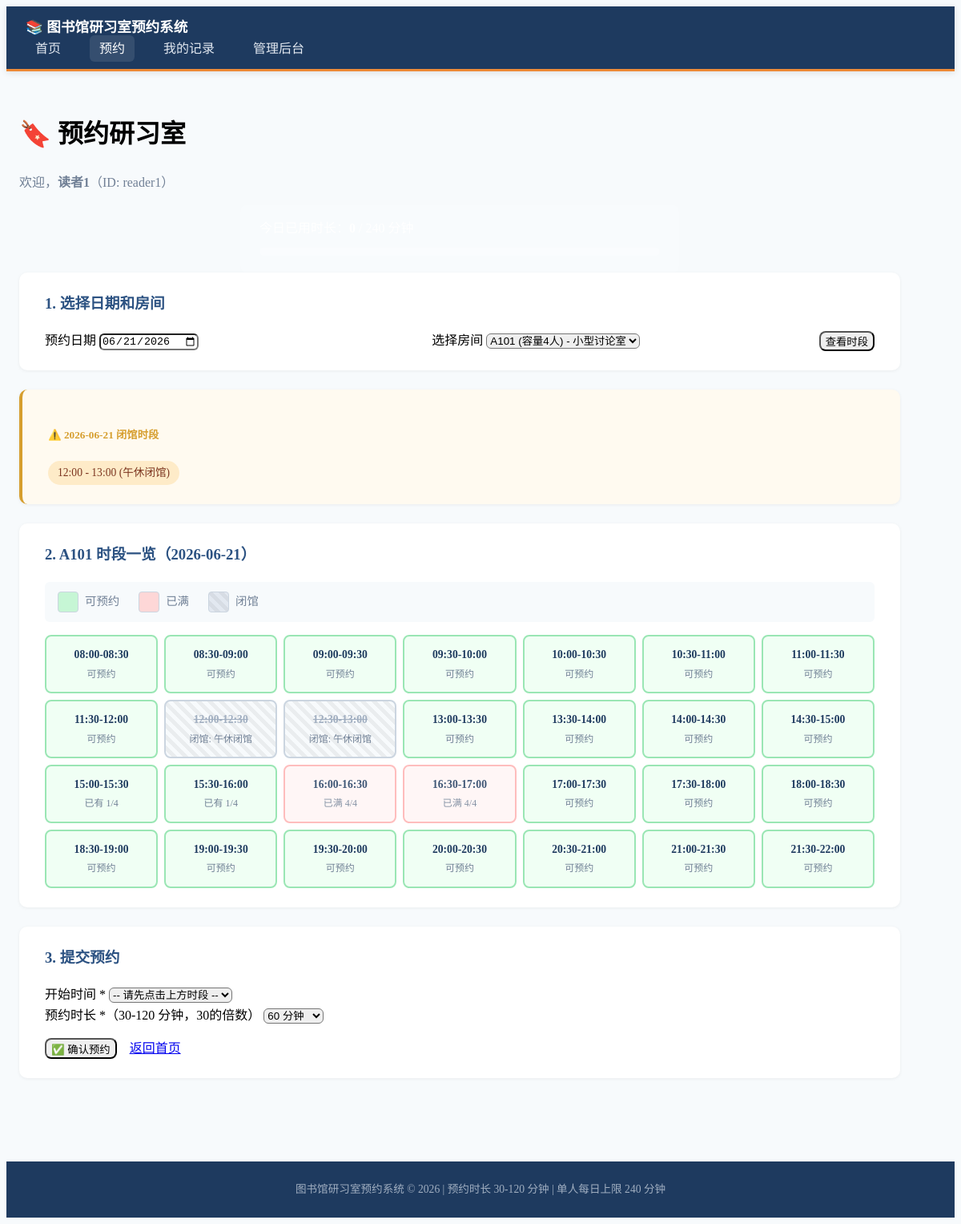
/book?user_id=reader1&user_name=读者1&room_id=1&selected_date=2026-06-21, run on the app's committed database.
### models.py (models this page shows)
class ClosedPeriod(Base):
    __tablename__ = "closed_periods"
    id = Column(Integer, primary_key=True, index=True)
    date = Column(String(10), nullable=False, index=True)
    start_time = Column(String(5), nullable=False)
    end_time = Column(String(5), nullable=False)
    reason = Column(String(200), nullable=True)

class Room(Base):
    __tablename__ = "rooms"
    id = Column(Integer, primary_key=True, index=True)
    name = Column(String(100), nullable=False)
    capacity = Column(Integer, nullable=False, default=1)
    is_active = Column(Boolean, default=True)
    description = Column(String(500), nullable=True)
    bookings = relationship("Booking", back_populates="room")

### main.py (the view)
@app.get("/book", response_class=HTMLResponse)
async def book_form(
    request: Request,
    user_id: str = "reader1",
    user_name: str = "读者1",
    room_id: Optional[int] = None,
    selected_date: Optional[str] = None,
    db: Session = Depends(get_db)
):
    today = date.today()
    if not selected_date:
        selected_date = today.strftime("%Y-%m-%d")
    rooms = db.query(Room).filter(Room.is_active == True).all()
    selected_room = None
    room_slots = []
    if room_id:
        selected_room = db.query(Room).filter(Room.id == room_id).first()
        if selected_room:
            day_start = datetime.strptime(f"{selected_date} 08:00", "%Y-%m-%d %H:%M")
            day_end = datetime.strptime(f"{selected_date} 22:00", "%Y-%m-%d %H:%M")
            slots = []
            current = day_start
            while current < day_end:
                slot_end = current + timedelta(minutes=30)
                slots.append({"start": current, "end": slot_end})
                current = slot_end
            closed_periods = db.query(ClosedPeriod).filter(ClosedPeriod.date == selected_date).all()
            closed_ranges = []
            for cp in closed_periods:
                cp_start = datetime.strptime(f"{selected_date} {cp.start_time}", "%Y-%m-%d %H:%M")
                cp_end = datetime.strptime(f"{selected_date} {cp.end_time}", "%Y-%m-%d %H:%M")
                closed_ranges.append((cp_start, cp_end, cp.reason))
            for slot in slots:
                status = "available"
                closed_reason = ""
                overlap_count = 0
                for cp_start, cp_end, reason in closed_ranges:
                    if slot["start"] < cp_end and slot["end"] > cp_start:
                        status = "closed"
                        closed_reason = reason
                        break
                if status == "available":
                    active_bookings = db.query(Booking).filter(
                        Booking.room_id == room_id,
                        Booking.status == "active",
                    ).all()
                    for b in active_bookings:
                        if slot["start"] < b.end_time and slot["end"] > b.start_time:
                            overlap_count += 1
                    if overlap_count >= selected_room.capacity:
                        status = "full"
                room_slots.append({
                    "start": slot["start"],
                    "end": slot["end"],
                    "time_label": f"{slot['start'].strftime('%H:%M')}-{slot['end'].strftime('%H:%M')}",
                    "status": status,
                    "closed_reason": closed_reason,
                    "overlap_count": overlap_count,
                    "capacity": selected_room.capacity
                })
    closed_periods_list = db.query(ClosedPeriod).filter(ClosedPeriod.date == selected_date).all()
    user_minutes = get_user_daily_minutes(db, user_id, selected_date)
    return templates.TemplateResponse("book.html", {
        "request": request,
        "rooms": rooms,
        "selected_room": selected_room,
        "room_slots": room_slots,
        "selected_date": selected_date,
        "user_id": user_id,
        "user_name": user_name,
        "closed_periods": closed_periods_list,
        "min_booking": MIN_BOOKING_MINUTES,
        "max_booking": MAX_BOOKING_MINUTES,
        "user_minutes": user_minutes,
        "max_daily_minutes": MAX_DAILY_MINUTES
    })

### templates/book.html (shortened to what this page needs)
<!DOCTYPE html>
<html lang="zh-CN">
<head>
    <link rel="stylesheet" href="https://cdn.jsdelivr.net/npm/@picocss/pico@1/css/pico.min.css">
    <link rel="stylesheet" href="/static/style.css">
</head>
<body>
    <nav class="container-fluid nav-bar">
        <ul>
            <li><strong>📚 图书馆研习室预约系统</strong></li>
        </ul>
        <ul>
            <li><a href="/?user_id={{ user_id }}&user_name={{ user_name }}">首页</a></li>
            <li><a href="/book?user_id={{ user_id }}&user_name={{ user_name }}" class="active">预约</a></li>
            <li><a href="/history?user_id={{ user_id }}&user_name={{ user_name }}">我的记录</a></li>
            <li><a href="/admin">管理后台</a></li>
        </ul>
    </nav>
    <main class="container">
        <h1>🔖 预约研习室</h1>
        <p class="muted">欢迎，<strong>{{ user_name }}</strong>（ID: {{ user_id }}）</p>
        <div class="user-stats">
            <p>今日已用时长：<strong>{{ user_minutes }}</strong> / {{ max_daily_minutes }} 分钟
                <progress value="{{ user_minutes }}" max="{{ max_daily_minutes }}"></progress>
            </p>
        </div>
        <section>
            <h3>1. 选择日期和房间</h3>
            <form method="get" action="/book" class="form-inline">
                <div>
                    <label for="selected_date">预约日期</label>
                    <input type="date" id="selected_date" name="selected_date" value="{{ selected_date }}" required>
                </div>
                <div>
                    <label for="room_id">选择房间</label>
                    <select id="room_id" name="room_id" required>
                        {% for room in rooms %}
                        <option value="{{ room.id }}" {% if selected_room and selected_room.id == room.id %}selected{% endif %}>
                            {{ room.name }} (容量{{ room.capacity }}人) - {{ room.description }}
                        </option>
                        {% endfor %}
                    </select>
                </div>
                <button type="submit" role="button">查看时段</button>
            </form>
        </section>
        {% if closed_periods %}
        <section class="closed-section">
            <h5>⚠️ {{ selected_date }} 闭馆时段</h5>
            <div class="closed-list">
                {% for cp in closed_periods %}
                <span class="badge closed-badge">{{ cp.start_time }} - {{ cp.end_time }} ({{ cp.reason }})</span>
                {% endfor %}
            </div>
        </section>
        {% endif %}
        {% if selected_room %}
        <section>
            <h3>2. {{ selected_room.name }} 时段一览（{{ selected_date }}）</h3>
            <div class="slots-legend">
                <span class="legend-item"><span class="legend-slot slot-available"></span> 可预约</span>
                <span class="legend-item"><span class="legend-slot slot-full"></span> 已满</span>
                <span class="legend-item"><span class="legend-slot slot-closed"></span> 闭馆</span>
            </div>
            <div class="slots-grid">
                {% for slot in room_slots %}
                <div class="slot-item slot-{{ slot.status }}"
                     data-start="{{ slot.start.strftime('%H:%M') }}"
                     onclick="selectSlot('{{ slot.start.strftime('%H:%M') }}', '{{ slot.status }}')">
                    <div class="slot-time">{{ slot.time_label }}</div>
                    <div class="slot-status-text">
                        {% if slot.status == 'available' %}
                            {% if slot.overlap_count > 0 %}
                                已有 {{ slot.overlap_count }}/{{ slot.capacity }}
                            {% else %}
                                可预约
                            {% endif %}
                        {% elif slot.status == 'full' %}
                            已满 {{ slot.overlap_count }}/{{ slot.capacity }}
                        {% elif slot.status == 'closed' %}
                            闭馆: {{ slot.closed_reason }}
                        {% endif %}
                    </div>
                </div>
                {% endfor %}
            </div>
        </section>
        <section>
            <h3>3. 提交预约</h3>
            <form method="post" action="/book/create" id="bookingForm">
                <div class="grid">
                    <div>
                        <label for="start_hour">开始时间 *</label>
                        <select id="start_hour" name="start_hour" required>
                            <option value="">-- 请先点击上方时段 --</option>
                        </select>
                    </div>
                    <div>
                        <label for="duration_minutes">预约时长 *（{{ min_booking }}-{{ max_booking }} 分钟，30的倍数）</label>
                        <select id="duration_minutes" name="duration_minutes" required>
                            <option value="60" selected>60 分钟</option>
                        </select>
                    </div>
                </div>
                <div class="form-actions">
                    <button type="submit" role="button">✅ 确认预约</button>
                    <a href="/?user_id={{ user_id }}&user_name={{ user_name }}" role="button" class="secondary">返回首页</a>
                </div>
            </form>
        </section>
        {% endif %}
    </main>
    <footer class="container-fluid footer-bar">
        <p class="muted small text-center">图书馆研习室预约系统 © 2026 | 预约时长 {{ min_booking }}-{{ max_booking }} 分钟 | 单人每日上限 {{ max_daily_minutes }} 分钟</p>
    </footer>
</body>
</html>

### static/style.css (style rules this page uses)
:root { --primary-dark: #1e3a5f; --primary: #2c5282; --primary-light: #4299e1; --accent: #ed8936; --success: #38a169; --warning: #d69e2e; --danger: #e53e3e; --del-color: #c53030; --warn-color: #dd6b20; --bg-light: #f7fafc; --text-muted: #718096; }
body { background-color: var(--bg-light); line-height: 1.6; }
.nav-bar { background-color: var(--primary-dark); padding: 0.75rem 1.5rem; border-bottom: 3px solid var(--accent); box-shadow: 0 2px 8px rgba(0, 0, 0, 0.1); }
.nav-bar ul { list-style: none; display: flex; align-items: center; gap: 1.5rem; margin: 0; padding: 0; }
.nav-bar li { margin: 0; padding: 0; }
.nav-bar a { color: #e2e8f0; text-decoration: none; font-weight: 500; padding: 0.5rem 0.75rem; border-radius: 6px; transition: all 0.2s ease; }
.nav-bar a:hover, .nav-bar a.active { background-color: rgba(255, 255, 255, 0.1); color: #fff; }
.nav-bar li:first-child strong { color: #fff; font-size: 1.1rem; }
main.container { max-width: 1100px; padding: 2rem 1rem; }
.user-stats { background-color: rgba(255, 255, 255, 0.15); padding: 1rem 1.5rem; border-radius: 8px; max-width: 500px; margin: 0 auto; text-align: left; }
.user-stats p { color: #fff; margin: 0; }
.user-stats progress { width: 100%; height: 10px; margin-top: 0.5rem; }
section { background-color: #fff; padding: 1.5rem 2rem; border-radius: 10px; margin-bottom: 1.5rem; box-shadow: 0 1px 4px rgba(0, 0, 0, 0.06); }
section h3 { color: var(--primary); }
.closed-section { background-color: #fffaf0; border-left: 4px solid var(--warning); }
.closed-section h3, .closed-section h5 { color: var(--warning); }
.closed-list { display: flex; flex-wrap: wrap; gap: 0.5rem; }
.badge { display: inline-block; padding: 0.25rem 0.75rem; border-radius: 20px; font-size: 0.85rem; font-weight: 500; }
.closed-badge { background-color: #feebc8; color: #7b341e; }
.muted { color: var(--text-muted); }
.small { font-size: 0.85rem; }
.text-center { text-align: center; }
.form-inline { display: flex; flex-wrap: wrap; gap: 1rem; align-items: flex-end; }
.form-inline > div { flex: 1; min-width: 180px; }
.form-actions { display: flex; gap: 1rem; margin-top: 1rem; flex-wrap: wrap; }
.slots-legend { display: flex; gap: 1.5rem; margin-bottom: 1rem; padding: 0.75rem 1rem; background-color: var(--bg-light); border-radius: 6px; flex-wrap: wrap; }
.legend-item { display: flex; align-items: center; gap: 0.5rem; font-size: 0.9rem; color: var(--text-muted); }
.legend-slot { width: 24px; height: 24px; border-radius: 4px; border: 1px solid #cbd5e0; }
.slot-available { background-color: #c6f6d5; }
.slot-full { background-color: #fed7d7; }
.slot-closed { background-color: #e2e8f0; background-image: repeating-linear-gradient( 45deg, transparent, transparent 5px, rgba(0, 0, 0, 0.05) 5px, rgba(0, 0, 0, 0.05) 10px ); }
.slots-grid { display: grid; grid-template-columns: repeat(auto-fill, minmax(140px, 1fr)); gap: 0.5rem; }
.slot-item { padding: 0.75rem 0.5rem; border-radius: 8px; border: 2px solid transparent; text-align: center; cursor: default; transition: all 0.2s ease; font-size: 0.85rem; }
.slot-item.slot-available { background-color: #f0fff4; border-color: #9ae6b4; cursor: pointer; }
.slot-item.slot-full { background-color: #fff5f5; border-color: #feb2b2; opacity: 0.85; }
.slot-item.slot-closed { background-color: #f7fafc; border-color: #cbd5e0; color: #a0aec0; }
.slot-time { font-weight: 600; color: var(--primary-dark); margin-bottom: 0.25rem; }
.slot-closed .slot-time { color: #a0aec0; text-decoration: line-through; }
.slot-status-text { font-size: 0.75rem; color: var(--text-muted); }
.footer-bar { background-color: var(--primary-dark); padding: 1.5rem; margin-top: 3rem; }
.footer-bar p { color: #a0aec0; margin: 0; }
progress { border-radius: 6px; height: 10px; }
section > h3:first-child { margin-top: 0; }
form { margin-bottom: 0; }
input[type="date"], input[type="time"], input[type="text"], input[type="number"], select { border-radius: 6px; }
button[role="button"], a[role="button"] { border-radius: 8px; font-weight: 500; transition: all 0.2s ease; }

### data on the page
ClosedPeriod: start_time "12:00", end_time "13:00", reason "午休闭馆", time_label "12:00-12:30", closed_reason "午休闭馆", time_label "12:30-13:00"
Room: name "A101"

### other printed values
{{ user_name }} "读者1"
{{ user_id }} "reader1"
{{ selected_date }} "2026-06-21"
{{ slot.time_label }} "08:00-08:30" "08:30-09:00" "09:00-09:30" "09:30-10:00" "10:00-10:30" "10:30-11:00" "11:00-11:30" "11:30-12:00" "13:00-13:30" "13:30-14:00" "14:00-14:30" "14:30-15:00" "15:00-15:30" "15:30-16:00" "16:00-16:30" "16:30-17:00" "17:00-17:30" "17:30-18:00" "18:00-18:30" "18:30-19:00" "19:00-19:30" "19:30-20:00" "20:00-20:30" "20:30-21:00" "21:00-21:30" "21:30-22:00"
{{ slot.overlap_count }} "1" "1"
{{ slot.capacity }} "4" "4"
{{ slot.overlap_count }} "4" "4"
{{ min_booking }} "30"
{{ max_booking }} "120"
{{ max_daily_minutes }} "240"
form field room_id "A101 (容量4人) - 小型讨论室"
